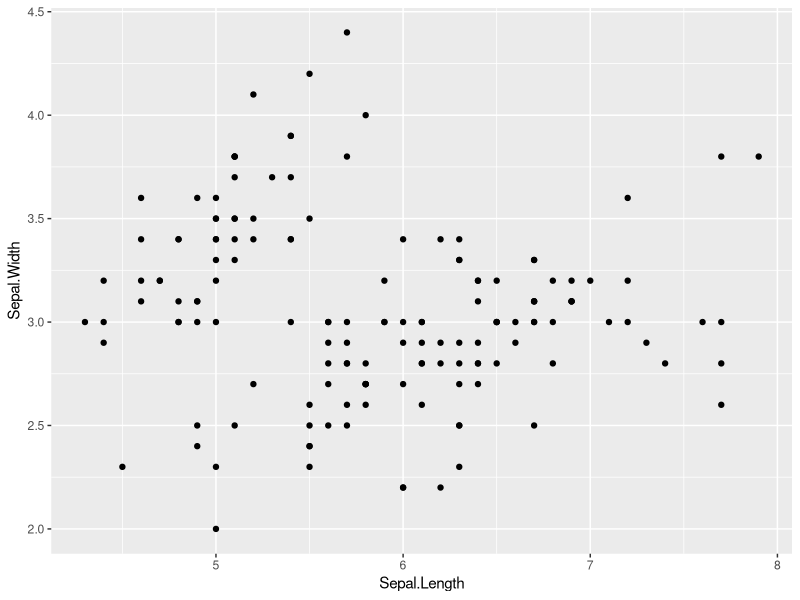
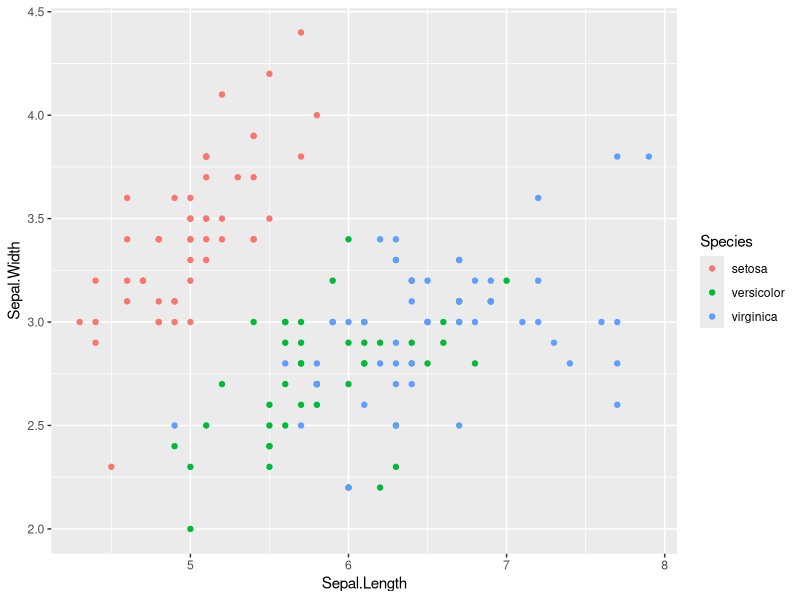
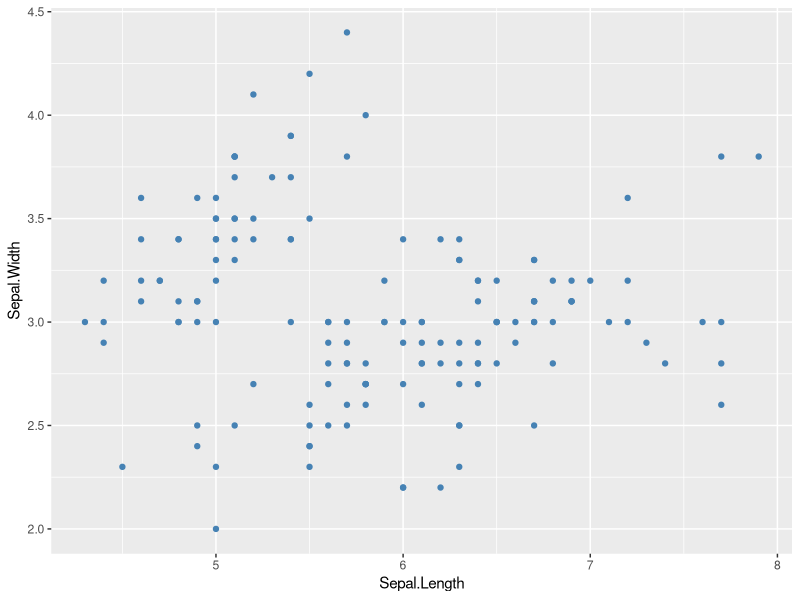
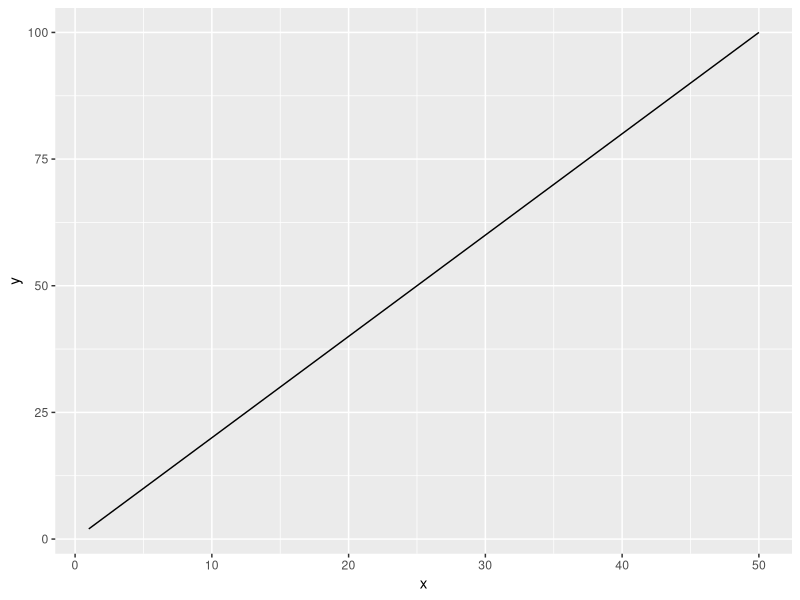
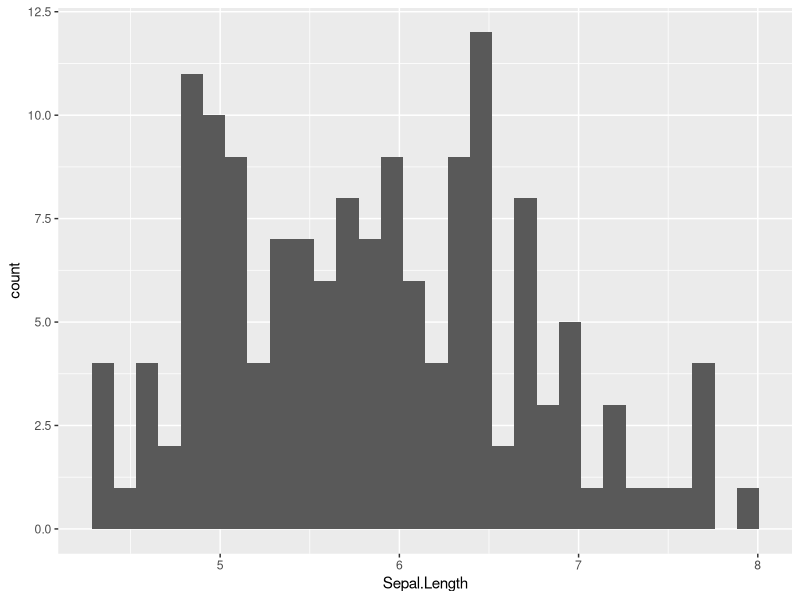
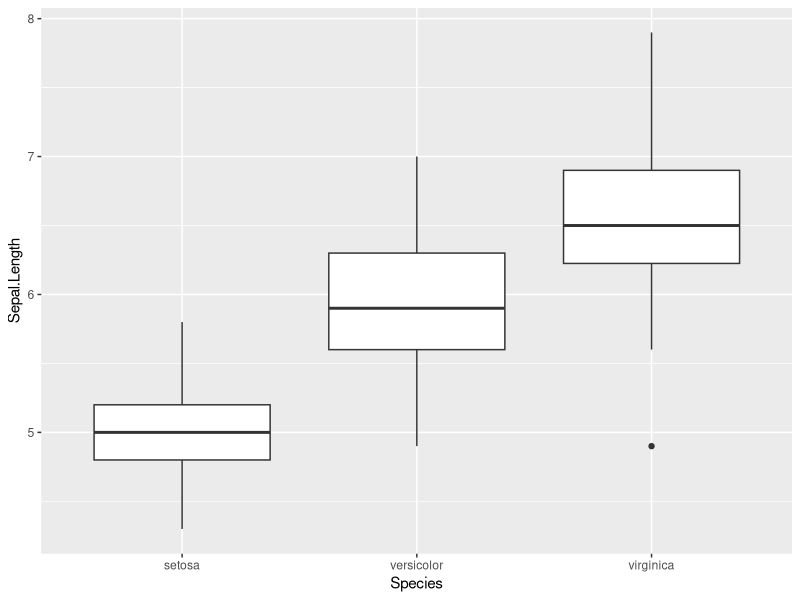
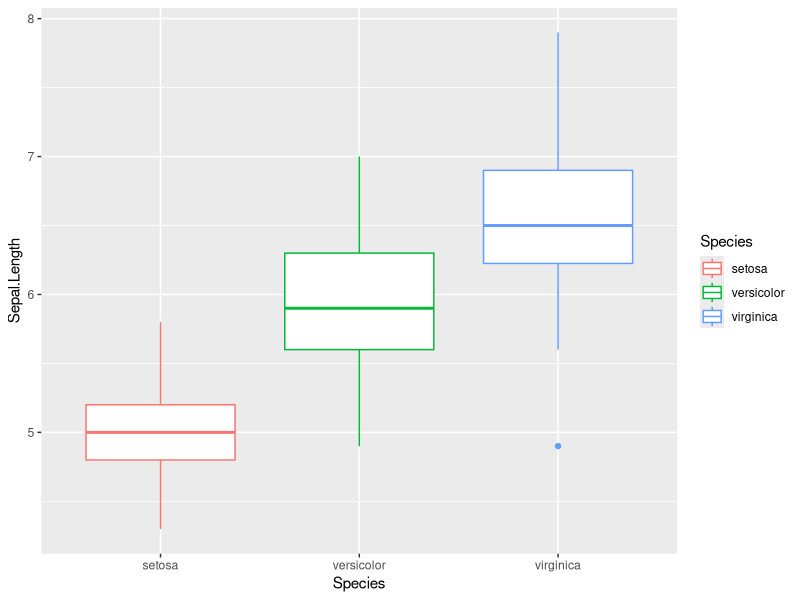
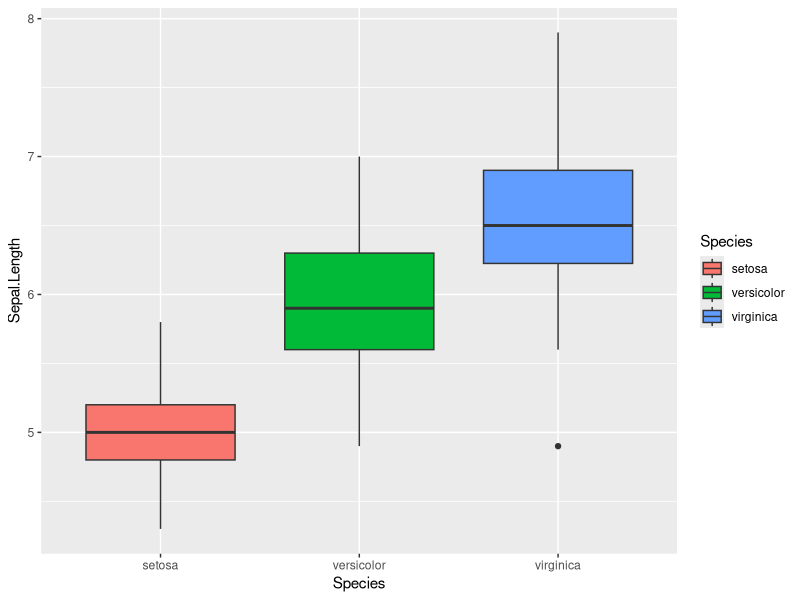

Reproduce these figures in R, in order.
## Biostats 9.1.26
## Clayton Glasgow

# call every time
library(tidyverse)


# Point Figure ------------------------------------------------------------
# Cmd + Shift + R inserts section title (see above)
# table of contents pops up (click lines to the right of "Source" at top right)
## point figure
iris %>%
  ggplot(
    mapping = aes(x = Sepal.Length,
                  y = Sepal.Width)
  ) +
  geom_point()

## short cut for commenting out (or un-commenting), Cmd + Shift + C 
# this produces an error
# iris %>% 
#   ggplot(
#     mapping = x = Sepal.Length,
#               y = Sepal.Width)
#   ) + 
#   geom_point()

## color by species
# example without pipe
ggplot(
  data = iris,
  mapping = aes(x = Sepal.Length,
                y = Sepal.Width,
                color = Species)
) +
  geom_point()

## this returns an error -- color arg must be inside aes()
# ggplot(
#   data = iris,
#   mapping = aes(x = Sepal.Length,
#                 y = Sepal.Width),
#   color = Species
# ) +
#   geom_point()

## color all points 'steelblue'
# this arg must go in geom_point
ggplot(
  data = iris,
  mapping = aes(x = Sepal.Length,
                y = Sepal.Width,
                color = Species)
) +
  geom_point(color = "steelblue")



# Line Figure -------------------------------------------------------------


# sample data
df0 <- tibble(
  x = rep(1:50, 3),
  y = x * 2
)

# plot x vs y on line graph
df0 %>% 
  ggplot(
    mapping = aes(x = x,
                  y = y)
  ) + 
  geom_line()



# Histogram ---------------------------------------------------------------
# plot histogram (only use 1 variable)
iris %>% 
  ggplot(mapping = aes(x = Sepal.Length)) +
  geom_histogram()



# Boxplot -----------------------------------------------------------------

# generate boxplot
iris %>% 
  ggplot(
    mapping = aes(x = Species,
                  y = Sepal.Length)
  ) +
  geom_boxplot()

# use color argument -- this changes the BORDER of the box (not fill of box)
iris %>% 
  ggplot(
    mapping = aes(x = Species,
                  y = Sepal.Length,
                  color = Species)
  ) +
  geom_boxplot()

# change color of box interior -- requires 'fill' argument
iris %>% 
  ggplot(
    mapping = aes(x = Species,
                  y = Sepal.Length,
                  fill = Species)
  ) +
  geom_boxplot()



# Fun Plot ----------------------------------------------------------------

# make a violin plot of petal length by species
violin <- iris %>% 
  ggplot(aes(x = Species, y = Petal.Length, fill = Species)) +
  geom_violin()
# print plot
violin

# generate 2d density plot of petal length & sepal length
density_plot_2d <- iris %>% 
  ggplot(aes(x = Petal.Length, y = Sepal.Length)) +
  geom_density_2d()
# print plot
density_plot_2d

# generate 1d density plot of petal length, fill by species
density_plot_1d <- iris %>% 
  ggplot(aes(x = Petal.Length, fill = Species)) +
  geom_density()
# print plot
density_plot_1d
